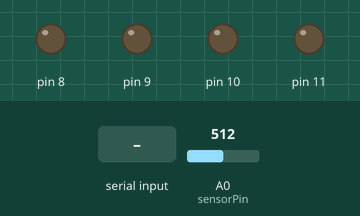
Bench run of a sketch on a simulated Arduino Uno, built with avr-gcc and run on an emulated ATmega328P. Shown: output pins drawn as LEDs (lit = HIGH). Dashed ring = blinking. The test bench sets the inputs (shaded band); at power-on: A0 (sensorPin) = 512. What the sketch prints to the serial monitor is not drawn.

Above: at 1.2 s.
1.3 s: "90,45\n" received over Serial
At 2.62 s:
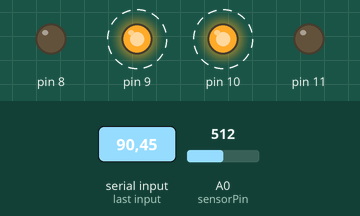
At 3.52 s:
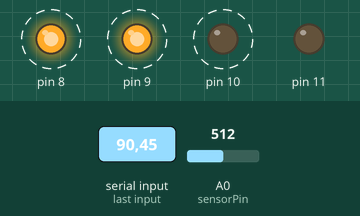
Timing chart, 0 to 10.3 s (numbered marks = the images above; inputs shaded):
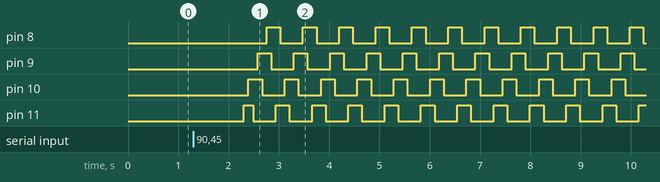

The sketch:

settingcommunication.ino
```cpp
int sensorPin = A0;
int  sensorValue=0,val=0;
int drd[4096];
int x=10;

void setup() {
  //Initialize serial and wait for port to open:
  Serial.begin(9600);
  while (!Serial) {
    ; // wait for serial port to connect. Needed for native USB
  }
  DDRB=B00001111;
}

void loop() {

  if (Serial.available()>0){
//    String x=Serial.readString();
//    if (Serial.read){
      int x=Serial.readString().toInt();
    int i=256;
    while(i>0){
      PORTB = B00001000;
      delay(x);
      sensorValue = analogRead(sensorPin);
      Serial.print(sensorValue);
      Serial.print(",");
//      drd[val]=sensorValue;
//      val=val+1;
      PORTB = B00001100;
      delay(x);
      sensorValue = analogRead(sensorPin);
      Serial.print(sensorValue);
      Serial.print(",");
//      drd[val]=sensorValue;
//      val=val+1;
      PORTB = B00000100;
      delay(x);
      sensorValue = analogRead(sensorPin);
      Serial.print(sensorValue);
      Serial.print(",");
//      drd[val]=sensorValue;
//      val=val+1;
      PORTB = B00000110;
      delay(x);
      sensorValue = analogRead(sensorPin);
      Serial.print(sensorValue);
      Serial.print(",");
//      drd[val]=sensorValue;
//      val=val+1;
      PORTB = B00000010;
      delay(x);
      sensorValue = analogRead(sensorPin);
      Serial.print(sensorValue);
      Serial.print(",");
//      drd[val]=sensorValue;
//      val=val+1;
      PORTB = B00000011;
      delay(x);
      sensorValue = analogRead(sensorPin);
      Serial.print(sensorValue);
      Serial.print(",");
//      drd[val]=sensorValue;
//      val=val+1;
      PORTB = B00000001;
      delay(x);
      sensorValue = analogRead(sensorPin);
      Serial.print(sensorValue);
      Serial.print(",");
//      drd[val]=sensorValue;
//      val=val+1;
      PORTB = B00001001;
      delay(x);
      sensorValue = analogRead(sensorPin);
      Serial.print(sensorValue);
      Serial.print(",");
//      drd[val]=sensorValue;
//      val=val+1;
      i--;
    }
    Serial.print("ended The PROCESS");
   int j=256;
   while(j>0){
      PORTB = B00001001;
      delay(x);
      PORTB = B00000001;
      delay(x);
      PORTB = B00000011;
      delay(x);
      PORTB = B00000010;
      delay(x);
      PORTB = B00000110;
      delay(x);
      PORTB = B00000100;
      delay(x);
      PORTB = B00001100;
      delay(x);
      PORTB = B00001000;
      delay(x);
      j--;
  }
  }


}
```

Measured:
- after the input at 1.3 s, pin 8: alternates HIGH for 0.27 s and LOW for 0.45 s, starting after 1.5 s; pin 9: alternates HIGH for 0.27 s and LOW for 0.45 s, starting after 1.3 s; pin 10: alternates HIGH for 0.27 s and LOW for 0.45 s, starting after 1.1 s; pin 11: LOW → HIGH after 1.0 s, then repeats every 0.72 s: LOW 0.45 s, HIGH 0.27 s
